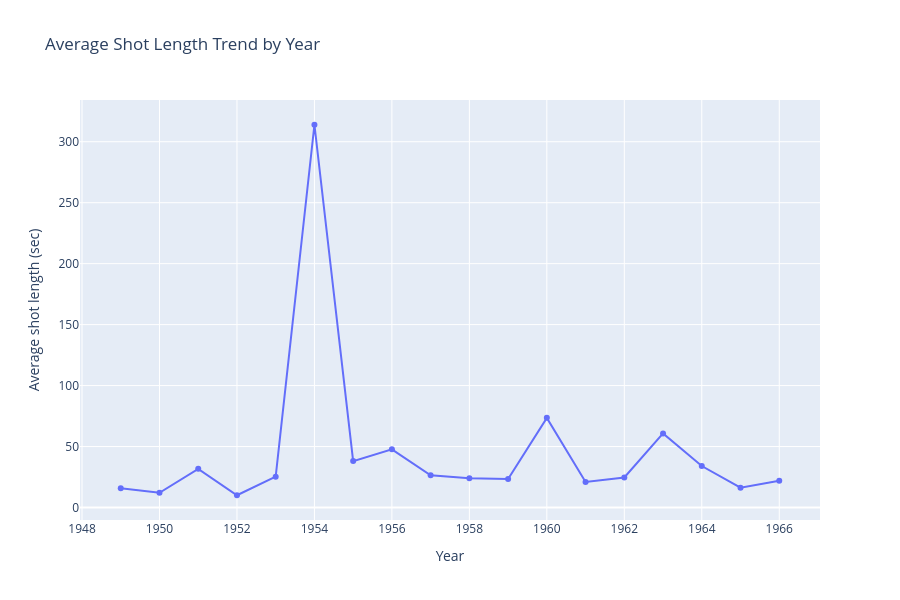

The cell this chart's notebook holds for it:
### Markdown cell above
## 6. Average Shot Length Trend by Year

### Code cell
year_summary = (
    film_level.dropna(subset=["year"])
    .groupby("year", as_index=False)
    .agg(
        avg_shot_length=("avg_shot_length", "mean"),
        median_film_avg=("avg_shot_length", "median"),
        film_count=("film", "nunique"),
        total_shots=("shot_count", "sum"),
    )
    .sort_values("year")
)
year_summary["avg_shot_length"] = year_summary["avg_shot_length"].round(3)
year_summary["median_film_avg"] = year_summary["median_film_avg"].round(3)
display(year_summary)

fig_year = px.line(
    year_summary,
    x="year",
    y="avg_shot_length",
    markers=True,
    title="Average Shot Length Trend by Year",
    hover_data=["film_count", "total_shots", "median_film_avg"],
)
fig_year.update_layout(height=600, xaxis_title="Year", yaxis_title="Average shot length (sec)")
fig_year.show()

### Figure 1 — Plotly figure (JSON) as saved in the notebook; plotly's stock layout.template omitted (floating-point values rounded to 4 significant figures)
{"data": [{"customdata": [[10.0, 6292.0, 10.1], [17.0, 8704.0, 9.35], [11.0, 5418.0, 15.22], [5.0, 3399.0, 9.497], [6.0, 2747.0, 23.07], [21.0, 8783.0, 17.89], [22.0, 9936.0, 15.75], [39.0, 13180.0, 16.16], [36.0, 12570.0, 15.49], [53.0, 17530.0, 14.63], [47.0, 18920.0, 12.56], [42.0, 20030.0, 13.93], [18.0, 7853.0, 14.47], [26.0, 10450.0, 16.17], [34.0, 13410.0, 15.79], [24.0, 8640.0, 15.56], [35.0, 21740.0, 11.0], [8.0, 3974.0, 12.77]], "hovertemplate": "year=%{x}<br>avg_shot_length=%{y}<br>film_count=%{customdata[0]}<br>total_shots=%{customdata[1]}<br>median_film_avg=%{customdata[2]}<extra></extra>", "legendgroup": "", "line": {"color": "#636efa", "dash": "solid"}, "marker": {"symbol": "circle"}, "mode": "lines+markers", "name": "", "orientation": "v", "showlegend": false, "type": "scatter", "x": [1949, 1950, 1951, 1952, 1953, 1954, 1955, 1956, 1957, 1958, 1959, 1960, 1961, 1962, 1963, 1964, 1965, 1966], "xaxis": "x", "y": [15.83, 12.09, 31.72, 10.05, 25.3, 313.9, 38.05, 47.7, 26.47, 24.04, 23.4, 73.51, 20.99, 24.65, 60.73, 34.03, 16.27, 21.87], "yaxis": "y"}], "layout": {"height": 600, "legend": {"tracegroupgap": 0}, "title": {"text": "Average Shot Length Trend by Year"}, "xaxis": {"anchor": "y", "domain": [0, 1], "title": {"text": "Year"}}, "yaxis": {"anchor": "x", "domain": [0, 1], "title": {"text": "Average shot length (sec)"}}}}
